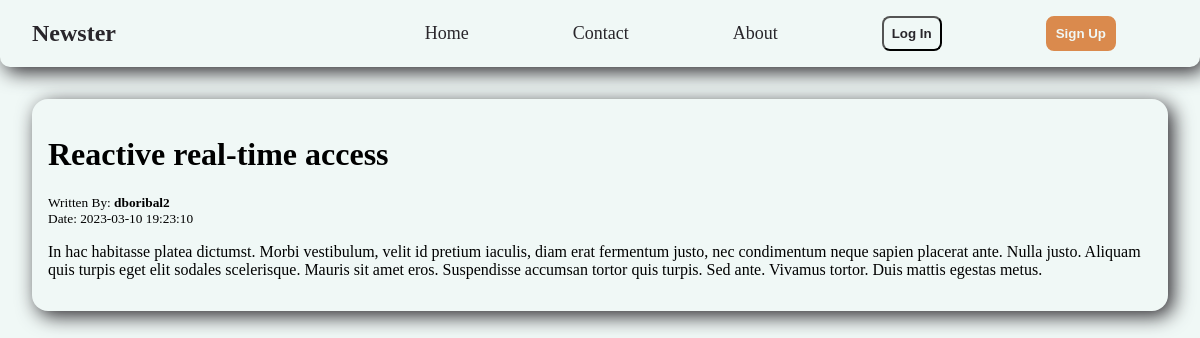
/pages/news.php?post=3, run on the app's committed database.
### tables this page shows
CREATE TABLE `posts` (
  `id` int NOT NULL,
  `title` varchar(255) NOT NULL,
  `content` text NOT NULL,
  `tag` varchar(50) NOT NULL,
  `category_id` int NOT NULL,
  `created` datetime NOT NULL,
  `modified` timestamp NOT NULL DEFAULT CURRENT_TIMESTAMP,
  `user_id` int NOT NULL
);

CREATE TABLE `users` (
  `id` int NOT NULL,
  `username` varchar(50) NOT NULL,
  `email` varchar(50) NOT NULL,
  `password` varchar(50) NOT NULL,
  `created` datetime NOT NULL
);

### pages/news.php (the view, shortened to what this page needs)
<?php
$database = new Database;
$conn = $database->getConnection();
if (isset($_GET['post'])) {
    $postId = $_GET['post'];
    $query = "SELECT posts.*, users.username AS author FROM posts INNER JOIN users ON posts.user_id = users.id WHERE posts.id = $postId";
    $result = $conn->query($query);
    if ($result->num_rows > 0) {
        $post = $result->fetch_assoc();
    } else {
        echo 'Post with that ID doesn\'t exist';
    }
}
?>
<?php include(__DIR__ . '/../pages/header.php'); ?>
<div class="post-card">
    <h1><?php echo $post['title'] ?></h1>
    <small>Written By: <strong><?php echo $post['author'] ?></strong></small>
    <small>Date: <?php echo $post['created'] ?></small>
    <p><?php echo $post['content'] ?></p>
</div>

### data on the page
posts: title "Reactive real-time access", user.username "dboribal2", created "2023-03-10 19:23:10", content "In hac habitasse platea dictumst. Morbi vestibulum, velit id pretium iaculis, diam erat fermentum justo, nec condimentum neque sapien placerat ante. Nulla justo. Aliquam quis turpis eget elit sodales scelerisque. Mauris sit amet eros. Suspendisse accumsan tortor quis turpis. Sed ante. Vivamus tortor. Duis mattis egestas metus."
